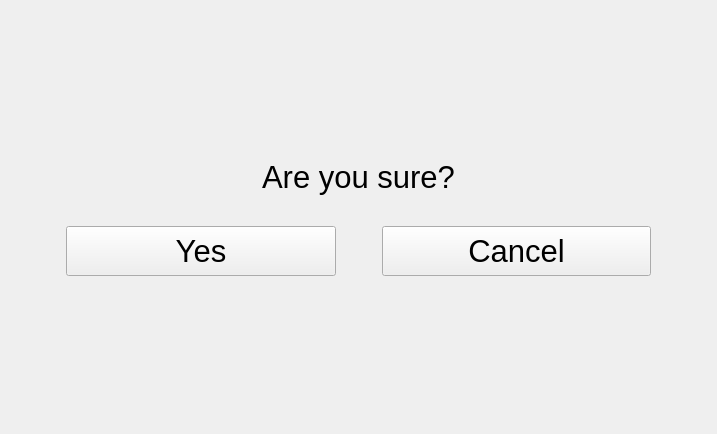
<?xml version="1.0" encoding="UTF-8"?>
<ui version="4.0">
 <class>PopupDialogWidget</class>
 <widget class="QWidget" name="PopupDialogWidget">
  <property name="geometry">
   <rect>
    <x>0</x>
    <y>0</y>
    <width>717</width>
    <height>434</height>
   </rect>
  </property>
  <property name="windowTitle">
   <string>Form</string>
  </property>
  <property name="autoFillBackground">
   <bool>true</bool>
  </property>
  <property name="styleSheet">
   <string notr="true"/>
  </property>
  <layout class="QVBoxLayout" name="verticalLayout_2">
   <property name="spacing">
    <number>0</number>
   </property>
   <property name="leftMargin">
    <number>0</number>
   </property>
   <property name="topMargin">
    <number>0</number>
   </property>
   <property name="rightMargin">
    <number>0</number>
   </property>
   <property name="bottomMargin">
    <number>0</number>
   </property>
   <item>
    <widget class="QWidget" name="backgroundWidget" native="true">
     <property name="autoFillBackground">
      <bool>true</bool>
     </property>
     <property name="styleSheet">
      <string notr="true"/>
     </property>
     <layout class="QVBoxLayout" name="verticalLayout">
      <property name="leftMargin">
       <number>50</number>
      </property>
      <property name="rightMargin">
       <number>50</number>
      </property>
      <item>
       <spacer name="verticalSpacer_2">
        <property name="orientation">
         <enum>Qt::Vertical</enum>
        </property>
        <property name="sizeType">
         <enum>QSizePolicy::Expanding</enum>
        </property>
        <property name="sizeHint" stdset="0">
         <size>
          <width>20</width>
          <height>10</height>
         </size>
        </property>
       </spacer>
      </item>
      <item>
       <widget class="QWidget" name="windowWidget" native="true">
        <property name="autoFillBackground">
         <bool>true</bool>
        </property>
        <layout class="QVBoxLayout" name="verticalLayout_3">
         <property name="leftMargin">
          <number>16</number>
         </property>
         <property name="topMargin">
          <number>16</number>
         </property>
         <property name="rightMargin">
          <number>16</number>
         </property>
         <property name="bottomMargin">
          <number>16</number>
         </property>
         <item>
          <layout class="QHBoxLayout" name="horizontalLayout_2">
           <item>
            <widget class="QLabel" name="warningLabel">
             <property name="font">
              <font>
               <pointsize>23</pointsize>
              </font>
             </property>
             <property name="text">
              <string>Are you sure?</string>
             </property>
             <property name="alignment">
              <set>Qt::AlignCenter</set>
             </property>
             <property name="wordWrap">
              <bool>true</bool>
             </property>
            </widget>
           </item>
          </layout>
         </item>
         <item>
          <spacer name="verticalSpacer_3">
           <property name="orientation">
            <enum>Qt::Vertical</enum>
           </property>
           <property name="sizeType">
            <enum>QSizePolicy::Fixed</enum>
           </property>
           <property name="sizeHint" stdset="0">
            <size>
             <width>20</width>
             <height>25</height>
            </size>
           </property>
          </spacer>
         </item>
         <item>
          <layout class="QHBoxLayout" name="horizontalLayout">
           <item>
            <widget class="QPushButton" name="yesButton">
             <property name="minimumSize">
              <size>
               <width>0</width>
               <height>50</height>
              </size>
             </property>
             <property name="font">
              <font>
               <pointsize>23</pointsize>
              </font>
             </property>
             <property name="styleSheet">
              <string notr="true"/>
             </property>
             <property name="text">
              <string>Yes</string>
             </property>
            </widget>
           </item>
           <item>
            <spacer name="horizontalSpacer">
             <property name="orientation">
              <enum>Qt::Horizontal</enum>
             </property>
             <property name="sizeType">
              <enum>QSizePolicy::Fixed</enum>
             </property>
             <property name="sizeHint" stdset="0">
              <size>
               <width>40</width>
               <height>20</height>
              </size>
             </property>
            </spacer>
           </item>
           <item>
            <widget class="QPushButton" name="cancelButton">
             <property name="minimumSize">
              <size>
               <width>0</width>
               <height>50</height>
              </size>
             </property>
             <property name="font">
              <font>
               <pointsize>23</pointsize>
              </font>
             </property>
             <property name="text">
              <string>Cancel</string>
             </property>
            </widget>
           </item>
          </layout>
         </item>
        </layout>
       </widget>
      </item>
      <item>
       <spacer name="verticalSpacer">
        <property name="orientation">
         <enum>Qt::Vertical</enum>
        </property>
        <property name="sizeType">
         <enum>QSizePolicy::Expanding</enum>
        </property>
        <property name="sizeHint" stdset="0">
         <size>
          <width>20</width>
          <height>20</height>
         </size>
        </property>
       </spacer>
      </item>
     </layout>
    </widget>
   </item>
  </layout>
 </widget>
 <resources/>
 <connections/>
</ui>
